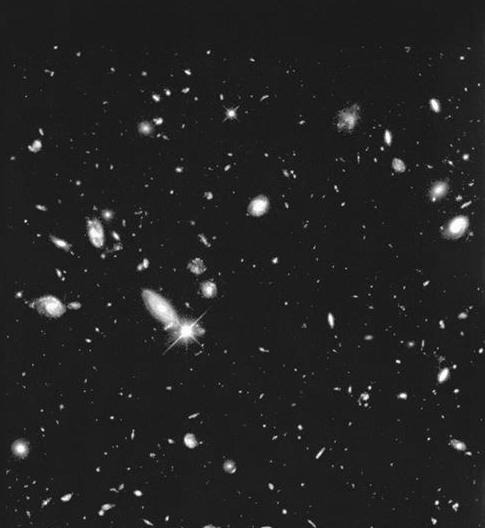
#> input picture Filtros Especiais/images/hubble.jpg, 485 x 528 px
$ jupyter execute Filtro_media_movel.ipynb
#> lines starting #> are read from the running program, lines starting #| are printed output that depends on the picture; after the words box and inside, x2 and y2 are one past the last pixel; in counts of white or black regions, pixels touching at a corner belong together
[cell 1]
import numpy as np
import matplotlib.pyplot as plt
import cv2

[cell 2]
# Carregando a imagem com o OpenCV
imagem  = cv2.imread('images/hubble.jpg')
#> imagem is the input picture: shape (528, 485, 3); min 0, max 255, mean 34.5
image = cv2.cvtColor(imagem, cv2.COLOR_BGR2GRAY)

image.shape
#> Out = (528, 485)

## Aplicando o Filtro de média

[cell 3]
imagem_corrigida = cv2.blur(image, (15, 15))
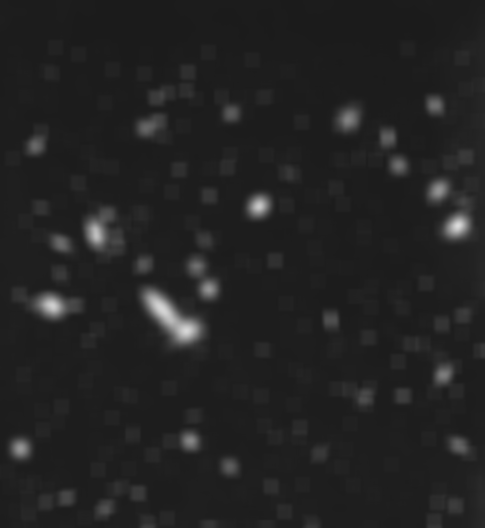
#> imagem_corrigida: shape (528, 485); min 27, max 219, mean 34.5

[cell 4]
# Plotando o resultado

plt.figure(figsize=(10,8))
plt.imshow(imagem_corrigida, 'gray')

## Aplicando o a limiarização

[cell 5]
t = 65
binary_mask = imagem_corrigida > t
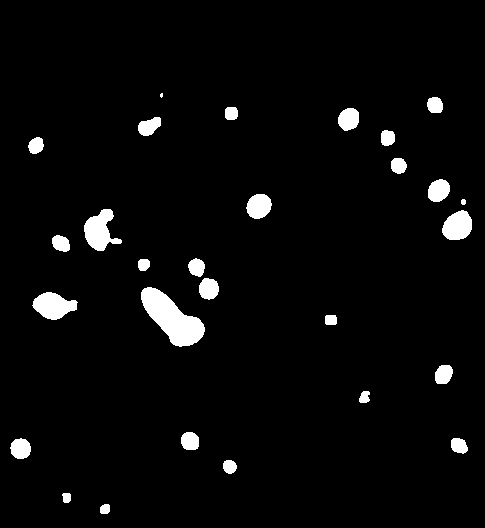
#> binary_mask: shape (528, 485) bool; 3.7% white; 28 white regions (1 under 20 px), largest, box (x1, y1, x2, y2) and area: (141, 287, 205, 347) 1952, (84, 209, 122, 251) 891, (32, 292, 78, 320) 828

plt.figure(figsize=(10,8))
plt.imshow(binary_mask, cmap='gray')

## Plotando as imagens

[cell 6]
plt.figure(figsize=(15,15))

plt.subplot(1, 3, 1)
plt.imshow(image, cmap='gray')
plt.title('Imagem original')

plt.subplot(1, 3, 2)
plt.imshow(imagem_corrigida, cmap='gray')
plt.title('Imagem filtrada com filtro de média (15x15)')


plt.subplot(1, 3, 3)
plt.imshow(binary_mask, cmap='gray')
plt.title('Imagem filtrada com limiarização')
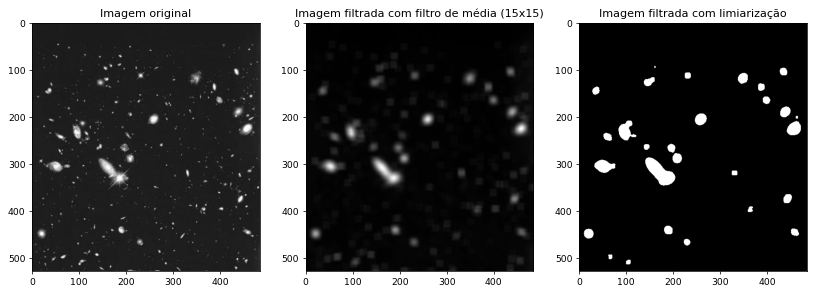
#> figure drawn by matplotlib, 3 panels
